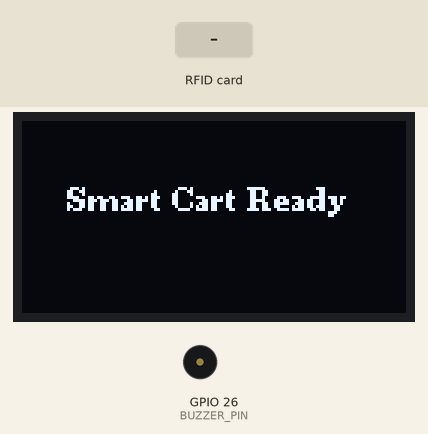
This sketch was run on a simulated ESP32. Parts: 128×64 one-colour display, buzzer (waves = sounding, pin HIGH). The test bench sets the inputs (shaded band). WiFi joins after 1.5 s; servers stay silent unless stated; the Firebase database answers and starts empty; what the sketch prints to the serial monitor is not drawn.

Above: at 0.11 s.
At 3.8 s:
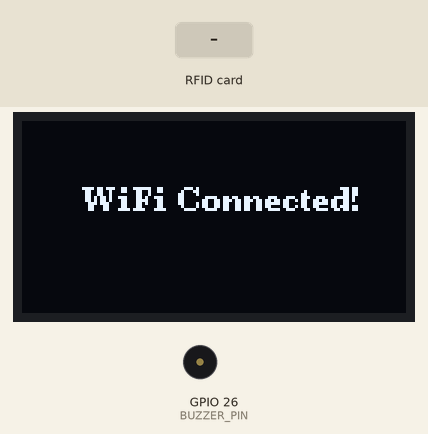
3.9 s: RFID card 85 47 93 18 27 held to the reader
At 4.6 s:
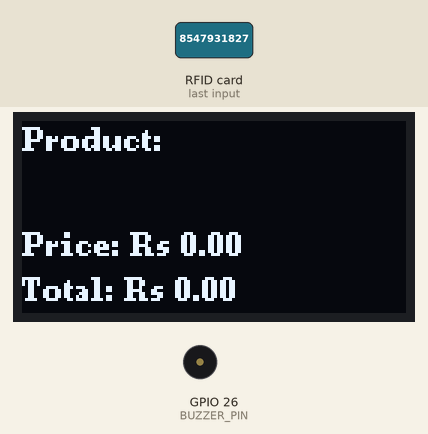
5.7 s: RFID card 5E 7A 19 C4 held to the reader
Timing chart, 0 to 8.7 s (numbered marks = the images above; inputs shaded):
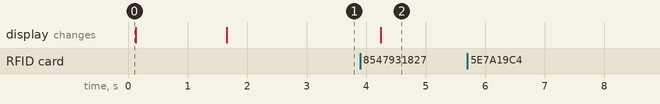

The sketch:

SMART_SHOPPING_CART_-_FINAL_VERSION__U8G2_OLED_.ino
```cpp
/*
SMART SHOPPING CART

| S. No | Component              | Pin on Component | Connected to ESP32 Pin |
| ----: | ---------------------- | ---------------- | ---------------------- |
|     1 | RFID Reader (RC522)    | SDA (SS)         | GPIO 5                 |
|     2 | RFID Reader (RC522)    | SCK              | GPIO 18                |
|     3 | RFID Reader (RC522)    | MOSI             | GPIO 23                |
|     4 | RFID Reader (RC522)    | MISO             | GPIO 19                |
|     5 | RFID Reader (RC522)    | RST              | GPIO 27                |
|     6 | RFID Reader (RC522)    | VCC              | 3.3V                   |
|     7 | RFID Reader (RC522)    | GND              | GND                    |
|     8 | OLED Display (SSD1306) | SDA              | GPIO 21                |
|     9 | OLED Display (SSD1306) | SCL              | GPIO 22                |
|    10 | OLED Display (SSD1306) | VCC              | 3.3V                   |
|    11 | OLED Display (SSD1306) | GND              | GND                    |
|    12 | Buzzer                 | Positive (+)     | GPIO 26                |
|    13 | Buzzer                 | Negative (–)     | GND                    |
|    14 | ESP32                  | USB Port         | Power Supply           |
*/

/*
 SMART SHOPPING CART - FINAL VERSION (U8G2 OLED)
*/

#include <WiFi.h>
#include <SPI.h>
#include <MFRC522.h>
#include <Firebase_ESP_Client.h>
#include <Wire.h>
#include <U8g2lib.h>

// ================= OLED =================
U8G2_SSD1306_128X64_NONAME_F_HW_I2C u8g2(U8G2_R0, U8X8_PIN_NONE);

// ================= BUZZER =================
#define BUZZER_PIN 26

// ================= WIFI =================
#define WIFI_SSID "SANAL"
#define WIFI_PASSWORD "8547931827"

// ================= FIREBASE =================
#define API_KEY "FIRE BASE APIKEY"
#define DATABASE_URL "https://smart-shopping-cart-264b0-default-rtdb.firebaseio.com/"

#define USER_EMAIL "smartcart@gmail.com"
#define USER_PASSWORD "smartcart123"

// ================= RFID =================
#define SS_PIN 5
#define RST_PIN 27
MFRC522 rfid(SS_PIN, RST_PIN);

// ================= FIREBASE OBJECTS =================
FirebaseData fbdo;
FirebaseAuth auth;
FirebaseConfig config;

// ================= VARIABLES =================
float totalBill = 0;
float budget = 500;
String lastUID = "";

// ==================================================

void setup() {

  Serial.begin(115200);

  SPI.begin();
  rfid.PCD_Init();

  pinMode(BUZZER_PIN, OUTPUT);

  // OLED Init
  Wire.begin(21, 22);
  u8g2.begin();

  u8g2.clearBuffer();
  u8g2.setFont(u8g2_font_ncenB08_tr);
  u8g2.drawStr(15, 30, "Smart Cart Ready");
  u8g2.sendBuffer();

  connectWiFi();
  connectFirebase();
}

// ==================================================

void loop() {

  if (!rfid.PICC_IsNewCardPresent()) return;
  if (!rfid.PICC_ReadCardSerial()) return;

  String uid = getUID();

  if (uid == lastUID) return;  // Prevent duplicate scan
  lastUID = uid;

  Serial.println("Scanned UID: " + uid);

  fetchProduct(uid);

  rfid.PICC_HaltA();
  rfid.PCD_StopCrypto1();

  delay(2000);
}

// ==================================================

void connectWiFi() {

  u8g2.clearBuffer();
  u8g2.setFont(u8g2_font_ncenB08_tr);
  u8g2.drawStr(10, 30, "Connecting WiFi...");
  u8g2.sendBuffer();

  WiFi.begin(WIFI_SSID, WIFI_PASSWORD);

  while (WiFi.status() != WL_CONNECTED) {
    delay(500);
    Serial.print(".");
  }

  Serial.println("\nWiFi Connected");

  u8g2.clearBuffer();
  u8g2.drawStr(20, 30, "WiFi Connected!");
  u8g2.sendBuffer();
  delay(1000);
}

// ==================================================

void connectFirebase() {

  config.api_key = API_KEY;
  config.database_url = DATABASE_URL;

  auth.user.email = USER_EMAIL;
  auth.user.password = USER_PASSWORD;

  Firebase.begin(&config, &auth);
  Firebase.reconnectWiFi(true);

  Serial.println("Firebase Connected");
}

// ==================================================

String getUID() {

  String uid = "";

  for (byte i = 0; i < rfid.uid.size; i++) {
    if (rfid.uid.uidByte[i] < 0x10) uid += "0";
    uid += String(rfid.uid.uidByte[i], HEX);
  }

  uid.toUpperCase();
  return uid;
}

// ==================================================

void fetchProduct(String uid) {

  String pricePath = "/products/" + uid + "/price";
  String namePath  = "/products/" + uid + "/name";

  if (Firebase.RTDB.getFloat(&fbdo, pricePath)) {

    float price = fbdo.floatData();
    totalBill += price;

    Firebase.RTDB.getString(&fbdo, namePath);
    String name = fbdo.stringData();

    Serial.println("Product: " + name);
    Serial.println("Price: " + String(price));
    Serial.println("Total: " + String(totalBill));

    u8g2.clearBuffer();
    u8g2.setFont(u8g2_font_ncenB08_tr);

    u8g2.drawStr(0, 10, "Product:");
    u8g2.drawStr(0, 25, name.c_str());

    String priceText = "Price: Rs " + String(price);
    String totalText = "Total: Rs " + String(totalBill);

    u8g2.drawStr(0, 45, priceText.c_str());
    u8g2.drawStr(0, 60, totalText.c_str());

    if (totalBill > budget) {
      digitalWrite(BUZZER_PIN, HIGH);
      delay(1000);
      digitalWrite(BUZZER_PIN, LOW);
    }

    u8g2.sendBuffer();

  } else {

    Serial.println("Product Not Found");
    Serial.println(fbdo.errorReason());

    u8g2.clearBuffer();
    u8g2.setFont(u8g2_font_ncenB08_tr);
    u8g2.drawStr(10, 30, "Product Not Found");
    u8g2.sendBuffer();
  }
}
```

connection_diagrem.ino
```cpp
/*
| S. No | Component              | Pin on Component | Connected to ESP32 Pin |
| ----: | ---------------------- | ---------------- | ---------------------- |
|     1 | RFID Reader (RC522)    | SDA (SS)         | GPIO 5                 |
|     2 | RFID Reader (RC522)    | SCK              | GPIO 18                |
|     3 | RFID Reader (RC522)    | MOSI             | GPIO 23                |
|     4 | RFID Reader (RC522)    | MISO             | GPIO 19                |
|     5 | RFID Reader (RC522)    | RST              | GPIO 27                |
|     6 | RFID Reader (RC522)    | VCC              | 3.3V                   |
|     7 | RFID Reader (RC522)    | GND              | GND                    |
|     8 | OLED Display (SSD1306) | SDA              | GPIO 21                |
|     9 | OLED Display (SSD1306) | SCL              | GPIO 22                |
|    10 | OLED Display (SSD1306) | VCC              | 3.3V                   |
|    11 | OLED Display (SSD1306) | GND              | GND                    |
|    12 | Buzzer                 | Positive (+)     | GPIO 26                |
|    13 | Buzzer                 | Negative (–)     | GND                    |
|    14 | ESP32                  | USB Port         | Power Supply           |
*/
```

Measured:
- after the input at 3.9 s, the display: changes after 0.34 s (image 2)
- after the input at 5.7 s, every drawn part: stays the same
